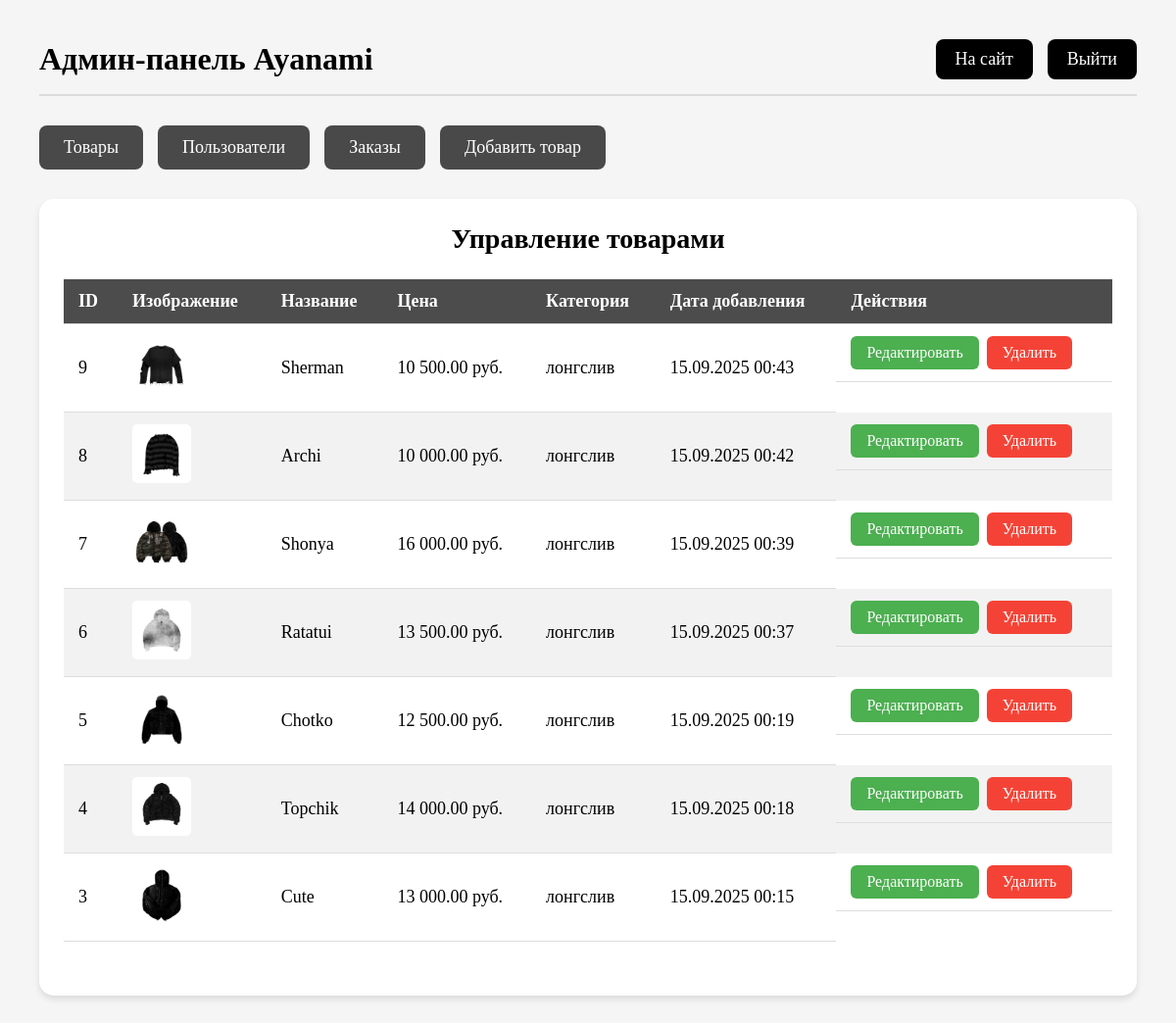
The page /admin/admin.php (signed in) on the database as committed earlier.
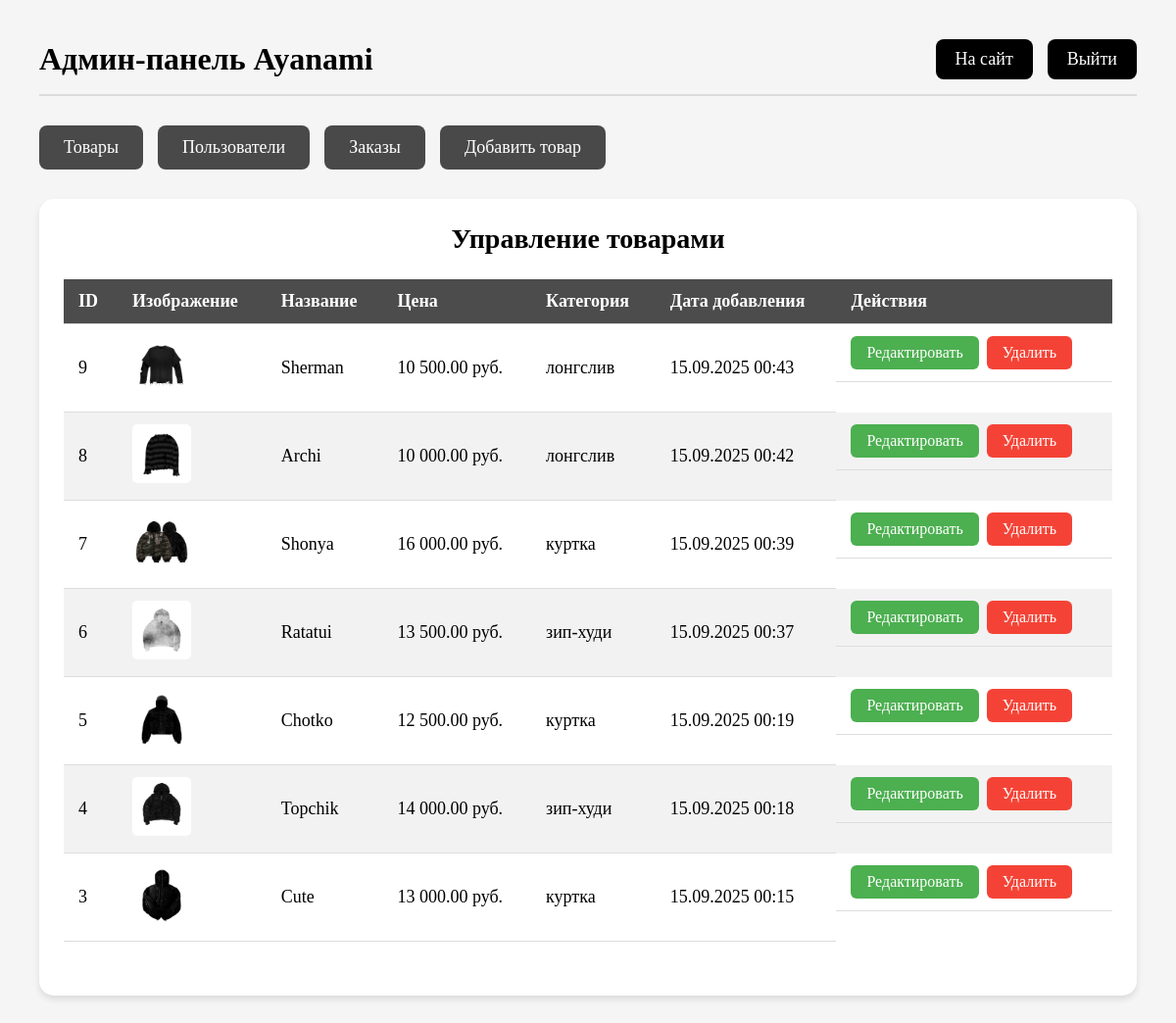
The same page on the database as committed later.
### tables this page shows
CREATE TABLE `products` (
  `id` int NOT NULL,
  `name` varchar(255) NOT NULL,
  `description` text NOT NULL,
  `price` decimal(10,2) NOT NULL,
  `image` varchar(255) NOT NULL,
  `category` varchar(100) NOT NULL,
  `created_at` datetime NOT NULL DEFAULT CURRENT_TIMESTAMP
);

### public/admin/admin.php (the view, shortened to what this page needs)
<?php
require_once '../config.php';
$action = $_GET['action'] ?? '';
$products = $pdo->query("SELECT * FROM products ORDER BY created_at DESC")->fetchAll(PDO::FETCH_ASSOC);
$editProduct = null;
?>
<!DOCTYPE html>
<html lang="ru">
<head>
    <link rel="stylesheet" href="admin.css">
</head>
<body>
    <div class="admin-container">
        <div class="admin-header">
            <h1>Админ-панель Ayanami</h1>
            <div class="admin-header-links">
                <a href="../index.php">На сайт</a>
                <a href="../logout.php">Выйти</a>
            </div>
        </div>
        <div class="admin-nav">
            <a href="#" onclick="showTab('products')">Товары</a>
            <a href="#" onclick="showTab('users')">Пользователи</a>
            <a href="#" onclick="showTab('orders')">Заказы</a>
            <a href="#" onclick="showTab('add-product')"><?= $editProduct ? 'Редактировать товар' : 'Добавить товар' ?></a>
        </div>
        <div id="products" class="tab-content <?= (!$action || $action === 'delete_product') ? 'active' : '' ?>">
            <div class="admin-section">
                <h2>Управление товарами</h2>
                <table>
                    <thead>
                        <tr>
                            <th>ID</th>
                            <th>Изображение</th>
                            <th>Название</th>
                            <th>Цена</th>
                            <th>Категория</th>
                            <th>Дата добавления</th>
                            <th>Действия</th>
                        </tr>
                    </thead>
                    <tbody>
                        <?php foreach ($products as $product): ?>
                        <tr>
                            <td><?= $product['id'] ?></td>
                            <td>
                                <?php if ($product['image']): ?>
                                    <?php $pimg = htmlspecialchars($product['image']); ?>
                                    <a href="../<?= $pimg ?>" class="lightbox-trigger">
                                        <img src="../<?= $pimg ?>" alt="<?= htmlspecialchars($product['name']) ?>" class="table-image clickable-image">
                                    </a>
                                <?php else: ?>
                                    <span>Нет изображения</span>
                                <?php endif; ?>
                            </td>
                            <td><?= htmlspecialchars($product['name']) ?></td>
                            <td><?= number_format($product['price'], 2, '.', ' ') ?> руб.</td>
                            <td><?= $product['category'] ? htmlspecialchars($product['category']) : '-' ?></td>
                            <td><?= date('d.m.Y H:i', strtotime($product['created_at'])) ?></td>
                            <td class="action-buttons">
                                <a href="admin.php?action=edit_product&id=<?= $product['id'] ?>" class="btn btn-edit">Редактировать</a>
                                <a href="admin.php?action=delete_product&id=<?= $product['id'] ?>" class="btn btn-delete" onclick="return confirm('Удалить этот товар?')">Удалить</a>
                            </td>
                        </tr>
                        <?php endforeach; ?>
                    </tbody>
                </table>
            </div>
        </div>
    </div>
</body>
</html>

Rows that differ between the two databases and show on the page:
changed products "Shonya": category "лонгслив" → "куртка"
changed products "Ratatui": category "лонгслив" → "зип-худи"
changed products "Chotko": category "лонгслив" → "куртка"
changed products "Topchik": category "лонгслив" → "зип-худи"
changed products "Cute": category "лонгслив" → "куртка"
